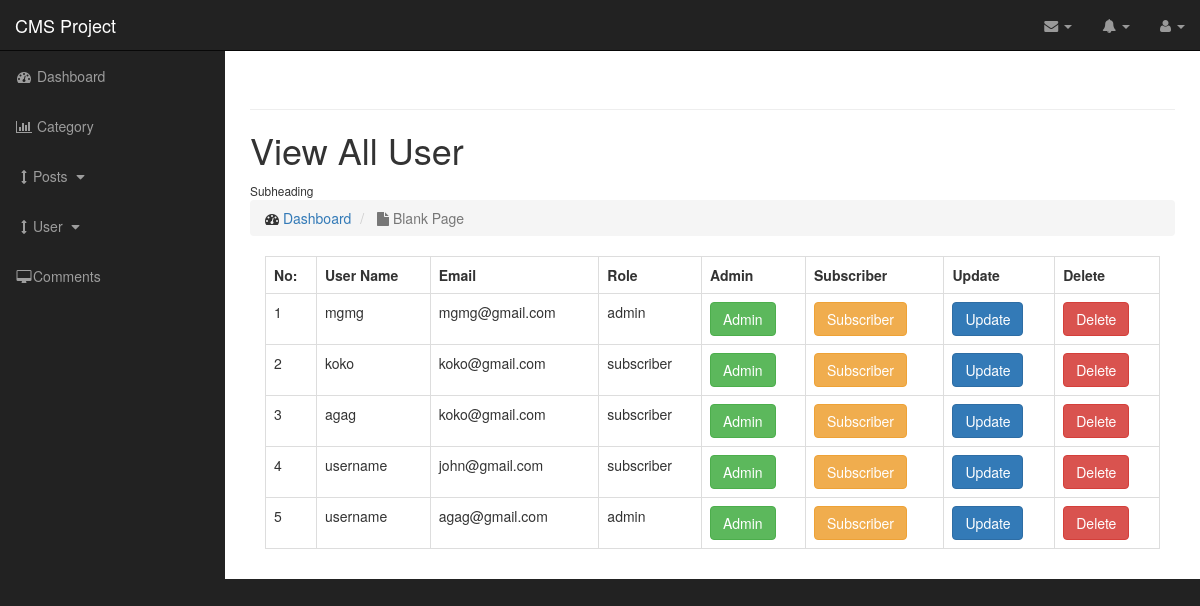
Screenshot of /admin/user.php with the database file from the repository.
### tables this page shows
CREATE TABLE `user` (
  `user_id` int(11) NOT NULL,
  `username` varchar(100) NOT NULL,
  `useremail` varchar(100) NOT NULL,
  `userpassword` varchar(100) NOT NULL,
  `userrole` varchar(100) NOT NULL
);

### admin/admin_layout/view_all_user.php (the view, shortened to what this page needs)
<div class="col-md-12">
                        <table class="table table-responsive table-hover table-bordered">
                            <tr>
                                <th>No:</th>
                                <th>User Name</th>
                                <th>Email</th>
                                <th>Role</th>
                                <th>Admin</th>
                                <th>Subscriber</th>
                                <th>Update</th>
                                <th>Delete</th>
                            </tr>
                            <?php
                                $no=1;
                                $query="SELECT * FROM `user`";
                                $result=mysqli_query($connect,$query);
                                while($row=mysqli_fetch_assoc($result)){
                                	$user_id=$row['user_id'];
                                    $user_name=$row['username'];
                                    $user_email=$row['useremail'];
                                    $user_role=$row['userrole'];
                             ?>
                            <tr>
                                <td><?php echo $no++; ?></td>
                                <td><?php echo $user_name ?></td>
                                <td><?php echo $user_email ?></td>
                                <td><?php echo $user_role ?></td>
                                <td><a href="user.php?admin=<?php echo $user_id ?>" class="btn btn-success">Admin</a></td>
                                <td><a href="user.php?subscriber=<?php echo $user_id ?>" class="btn btn-warning">Subscriber</a></td>
                                <td><a href="user.php?source=edit_user&edit=<?php echo $user_id ?>" class="btn btn-primary">Update</a></td>
                                <td><a href="user.php?delete_id=<?php echo $user_id ?>" class="btn btn-danger">Delete</a></td>
                            </tr>
                            <?php
                                }
                             ?>
                        </table>
                    </div>

### admin/admin_layout/nav.php (shortened to what this page needs)
<!DOCTYPE html>
<html lang="en">
<head>
    <link href="css/bootstrap.min.css" rel="stylesheet">
    <link href="css/sb-admin.css" rel="stylesheet">
    <link href="font-awesome/css/font-awesome.min.css" rel="stylesheet" type="text/css">
</head>
<body>
    <div id="wrapper">
        <nav class="navbar navbar-inverse navbar-fixed-top" role="navigation">
            <div class="navbar-header">
                <a class="navbar-brand" href="../index.php">CMS Project</a>
            </div>
            <ul class="nav navbar-right top-nav">
                <li class="dropdown">
                    <a href="#" class="dropdown-toggle" data-toggle="dropdown"><i class="fa fa-envelope"></i> <b class="caret"></b></a>
                </li>
                <li class="dropdown">
                    <a href="#" class="dropdown-toggle" data-toggle="dropdown"><i class="fa fa-bell"></i> <b class="caret"></b></a>
                </li>
                <li class="dropdown">
                    <a href="#" class="dropdown-toggle" data-toggle="dropdown"><i class="fa fa-user"></i> <?php echo $_SESSION['name'] ?><b class="caret"></b></a>
                </li>
            </ul>
            <div class="collapse navbar-collapse navbar-ex1-collapse">
                <ul class="nav navbar-nav side-nav">
                    <li>
                        <a href="index.php"><i class="fa fa-fw fa-dashboard"></i> Dashboard</a>
                    </li>
                    <li>
                        <a href="category.php"><i class="fa fa-fw fa-bar-chart-o"></i> Category</a>
                    </li>
                    <li>
                        <a href="javascript:;" data-toggle="collapse" data-target="#demo"><i class="fa fa-fw fa-arrows-v"></i>Posts <i class="fa fa-fw fa-caret-down"></i></a>
                    </li>
                    <li>
                        <a href="javascript:;" data-toggle="collapse" data-target="#demo_user"><i class="fa fa-fw fa-arrows-v"></i>User <i class="fa fa-fw fa-caret-down"></i></a>
                    </li>
                    <li>
                        <a href="comment.php"><i class="fa fa-fw fa-desktop"></i>Comments</a>
                    </li>
                </ul>
            </div>
        </nav>

### admin/user.php (shortened to what this page needs)
<?php include_once "admin_layout/nav.php" ?>
        <div id="page-wrapper">
            <div class="container-fluid">
                <div class="row">
                    <div class="col-lg-12">
                        <h1 class="page-header">
                            <?php
                                if(isset($_GET['source'])){
                                    $source=$_GET['source'];
                                }else{
                                    $source='';
                                }
                                switch($source){
                                    ?>
                                    <?php
                                        default:
                                    ?>
                                    <h1>View All User</h1>
                                <?php
                                break;
                                }
                            ?>
                            <small>Subheading</small>
                        </h1>
                        <ol class="breadcrumb">
                            <li>
                                <i class="fa fa-dashboard"></i>  <a href="index.html">Dashboard</a>
                            </li>
                            <li class="active">
                                <i class="fa fa-file"></i> Blank Page
                            </li>
                        </ol>
                    </div>
                </div>
                <?php
                    if(isset($_GET['source'])){
                        $source=$_GET['source'];
                    }else{
                        $source='';
                    }
                    switch($source){
                        default:
                            include_once "admin_layout/view_all_user.php";
                        break;
                    }
                ?>
            </div>
        </div>
    </div>
   <?php include_once "admin_layout/footer.php" ?>

### admin/admin_layout/footer.php (shortened to what this page needs)
</body>
</html>

### admin/css/sb-admin.css (style rules this page uses)
body { margin-top: 100px; background-color: #222; }
@media (min-width:768px) { body { margin-top: 50px; } }
#wrapper { padding-left: 0; }
#page-wrapper { width: 100%; padding: 0; background-color: #fff; }
@media (min-width:768px) { #wrapper { padding-left: 225px; } }
@media (min-width:768px) { #page-wrapper { padding: 10px; } }
.top-nav { padding: 0 15px; }
.top-nav>li { display: inline-block; float: left; }
.top-nav>li>a { padding-top: 15px; padding-bottom: 15px; line-height: 20px; color: #999; }
@media (min-width:768px) { .side-nav { position: fixed; top: 51px; left: 225px; width: 225px; margin-left: -225px; border: none; border-radius: 0; overflow-y: auto; background-color: #222; } }
@media (min-width:768px) { .side-nav>li>a { width: 225px; } }

### rows the page displays
user: username "mgmg", useremail "mgmg@gmail.com", userrole "admin"
user: username "koko", useremail "koko@gmail.com", userrole "subscriber"
user: username "agag", useremail "koko@gmail.com", userrole "subscriber"
user: username "username", useremail "john@gmail.com", userrole "subscriber"
user: username "username", useremail "agag@gmail.com", userrole "admin"
